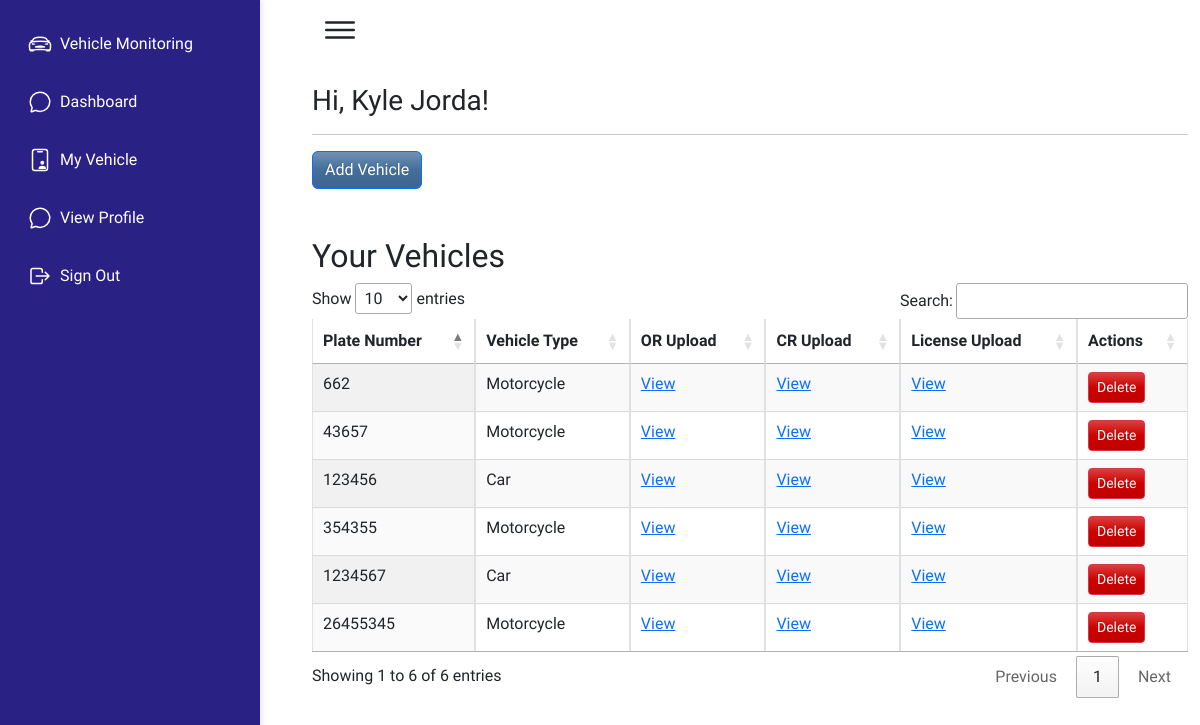
The page /my-vehicle/ (signed in) on the database as committed earlier.
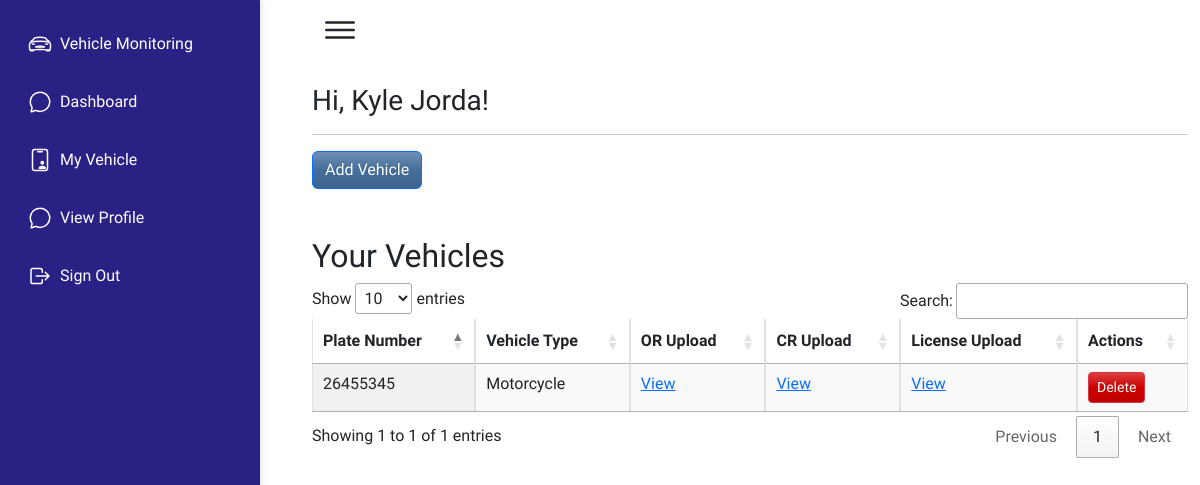
The same page on the database as committed later.
### qrapp/models.py (models this page shows, shortened)
class StudentMasterList(models.Model):
        student_id = models.CharField(max_length=20, unique=True)
        username = models.CharField(max_length=50)
        email = models.EmailField(unique=True)
        first_name = models.CharField(max_length=50, blank=True, null=True)
        last_name = models.CharField(max_length=50, blank=True, null=True)
        course = models.CharField(max_length=100)
        year = models.CharField(max_length=10)
        major = models.CharField(max_length=100)
        password = models.CharField(max_length=128, blank=True, null=False)
        qr_code = models.ImageField(upload_to='uploads/qr_codes/', blank=True, null=True)

class Vehicle(models.Model):
    plate_number = models.CharField(max_length=20, unique=True)
    or_upload = models.FileField(upload_to='uploads/or/')
    cr_upload = models.FileField(upload_to='uploads/cr/')
    license_upload = models.FileField(upload_to='uploads/license/')
    vehicle_type = models.CharField(max_length=50, choices=[('Car', 'Car'), ('Motorcycle', 'Motorcycle')])
    student_id = models.ForeignKey('StudentMasterList', on_delete=models.CASCADE, related_name='vehicles')
    id = models.AutoField(primary_key=True)

### qrapp/views.py (the view)
# urls.py: path('my-vehicle/', views.my_vehicle, name='my-vehicle'),
def my_vehicle(request):
    if 'student_id' not in request.session:
        messages.error(request, "You must be logged in to view your vehicles.")
        return redirect('login_stud')
    student_id = request.session['student_id']
    vehicles = Vehicle.objects.filter(student_id__student_id=student_id)  # Filter by logged-in student's ID
    return render(request, 'qrapp/my-vehicle.html', {'vehicles': vehicles})

### qrapp/templates/qrapp/my-vehicle.html (shortened to what this page needs)
{% extends 'qrapp/base.html' %}
{% block content %}
<link href="https://cdn.datatables.net/1.10.21/css/jquery.dataTables.min.css" rel="stylesheet">
    <div class="container mt-0">
        {% if request.session.first_name and request.session.last_name %}
            <h3>Hi, {{ request.session.first_name }} {{ request.session.last_name }}!</h3>
        {% endif %}
        <hr>
        <form method="POST" enctype="multipart/form-data">
            <a class="btn btn-primary" href="{% url 'add-vehicle' %}">Add Vehicle</a>
        </form>
        <h2 class="mt-5">Your Vehicles</h2>
        <table id="vehiclesTable" class="display table table-bordered">
            <thead>
                <tr>
                    <th>Plate Number</th>
                    <th>Vehicle Type</th>
                    <th>OR Upload</th>
                    <th>CR Upload</th>
                    <th>License Upload</th>
                    <th>Actions</th>
                </tr>
            </thead>
            <tbody>
                {% for vehicle in vehicles %}
                    <tr>
                        <td>{{ vehicle.plate_number }}</td>
                        <td>{{ vehicle.get_vehicle_type_display }}</td>
                        <td><a href="{{ vehicle.or_upload.url }}" class="view-image" data-toggle="modal" data-target="#imageModal" data-image-url="{{ vehicle.or_upload.url }}">View</a></td>
                        <td><a href="{{ vehicle.cr_upload.url }}" class="view-image" data-toggle="modal" data-target="#imageModal" data-image-url="{{ vehicle.cr_upload.url }}">View</a></td>
                        <td><a href="{{ vehicle.license_upload.url }}" class="view-image" data-toggle="modal" data-target="#imageModal" data-image-url="{{ vehicle.license_upload.url }}">View</a></td>
                        <td>
                            <button class="btn btn-danger btn-sm">Delete</button>
                        </td>
                    </tr>
                {% empty %}
                    <tr>
                        <td colspan="6" class="text-center">No vehicles found.</td>
                    </tr>
                {% endfor %}
            </tbody>
        </table>
    </div>
{% endblock %}

### qrapp/templates/qrapp/base.html (shortened to what this page needs)
{% load static %}
<!DOCTYPE html>
<html>
    <head>
        <link rel="stylesheet" type="tex/css" href="{% static 'css/styles.css' %}">
        <link rel="stylesheet" type="text/css" href="https://bootswatch.com/5/spacelab/bootstrap.min.css">
        <link href="https://cdn.jsdelivr.net/npm/bootstrap@5.3.0/dist/css/bootstrap.min.css" rel="stylesheet">
        <link rel="stylesheet" href="https://cdn.jsdelivr.net/npm/bootstrap-icons/font/bootstrap-icons.css">
        <link rel="stylesheet" href="https://cdnjs.cloudflare.com/ajax/libs/animate.css/4.1.1/animate.min.css"/>
        <link href="https://maxcdn.bootstrapcdn.com/bootstrap/5.3.0/css/bootstrap.min.css" rel="stylesheet">
        <link href="https://cdnjs.cloudflare.com/ajax/libs/font-awesome/6.0.0/css/all.min.css" rel="stylesheet">
    </head>
    <body>
        {% include 'qrapp/navbar.html' %}
            <br>
            {% block content %}
            {% endblock %}
    </body>
</html>

### qrapp/templates/qrapp/navbar.html (shortened to what this page needs)
{% load static %}
{% if user.is_authenticated %}
<!DOCTYPE html>
<html lang="en">
<head>
    <meta charset="UTF-8">
    <meta http-equiv="X-UA-Compatible" content="IE=edge">
    <meta name="viewport" content="width=device-width, initial-scale=1.0">
    <title>Responsive Admin Dashboard | Korsat X Parmaga</title>
    <link rel="stylesheet" href="{% static 'css/style.css'%}">
</head>
<body>
<div class="navigation">
    <ul>
        <li>
            <a href="#">
                <span class="icon">
                    <ion-icon name="car-sport-outline"></ion-icon>
                </span>
                <span class="title">Vehicle Monitoring</span>
            </a>
        </li>
        <li>
            <a href="{% url 'head-dashboard'%}">
                <span class="icon">
                    <ion-icon name="stats-chart-outline"></ion-icon>
                </span>
                <span class="title">Dashboard</span>
            </a>
        </li>
        <li>
            <a href="{% url 'pending-registration' %}">
                <span class="icon">
                    <ion-icon name="hourglass-outline"></ion-icon>
                </span>
                <span class="title">Pending Registration</span>
            </a>
        </li>
        <li>
            <a href="{% url 'logs' %}">
                <span class="icon">
                    <ion-icon name="log-in-outline"></ion-icon>
                </span>
                <span class="title">Logs</span>
            </a>
        </li>
        <li>
            <a href="{% url 'student-list' %}">
                <span class="icon">
                    <ion-icon name="book-outline"></ion-icon>
                </span>
                <span class="title">Student List</span>
            </a>
        </li>
        <li>
            <a href="{% url 'all-vehicles' %}">
                <span class="icon">
                    <ion-icon name="car-outline"></ion-icon>
                </span>
                <span class="title">All Vehicles</span>
            </a>
        </li>
        <li>
            <a href="{% url 'violation_list' %}">
                <span class="icon">
                    <ion-icon name="lock-closed-outline"></ion-icon>
                </span>
                <span class="title">Violations</span>
            </a>
        </li>
        <li>
            <a href="{% url 'logout' %}">
                <span class="icon">
                    <ion-icon name="log-out-outline"></ion-icon>
                </span>
                <span class="title">Sign Out</span>
            </a>
        </li>
    </ul>
</div>
        <div class="main">
            <div class="topbar">
                <div class="toggle">
                    <ion-icon name="menu-outline"></ion-icon>
                </div>
                <div class="user">
                    <img src="assets/imgs/customer01.jpg" alt="">
                </div>
            </div>
    <script src="{% static 'js/main.js'%}"></script>
<script src="https://cdn.jsdelivr.net/npm/sweetalert2@11"></script>
    <script type="module" src="https://unpkg.com/ionicons@5.5.2/dist/ionicons/ionicons.esm.js"></script>
    <script nomodule src="https://unpkg.com/ionicons@5.5.2/dist/ionicons/ionicons.js"></script>
    <script>
        document.addEventListener('DOMContentLoaded', function () {
            // Select the logout link by its icon or text
            const logoutLink = document.querySelector('a[href="{% url 'logout' %}"]');
            if (logoutLink) {
                logoutLink.addEventListener('click', function (event) {
                    event.preventDefault(); // Prevent the default action
                    Swal.fire({
                        title: 'Are you sure?',
                        text: "You will be logged out!",
                        icon: 'warning',
                        showCancelButton: true,
                        confirmButtonColor: '#3085d6',
                        cancelButtonColor: '#d33',
                        confirmButtonText: 'Yes, log out!'
                    }).then((result) => {
                        if (result.isConfirmed) {
                            // Redirect to the logout URL if confirmed
                            window.location.href = "{% url 'logout' %}";
                        }
                    });
                });
            }
        });
    </script>
</body>
</html>
{% elif request.session.user_type == 'student' %}
<html lang="en">
<head>
    <link rel="stylesheet" href="{% static 'css/style.css'%}">
</head>
<body>
<div class="navigation">
    <ul>
        <li>
            <a href="#">
                <span class="icon">
                    <ion-icon name="car-sport-outline"></ion-icon>
                </span>
                <span class="title">Vehicle Monitoring</span>
            </a>
        </li>
        <li>
            <a href="{% url 'stud-dashboard' %}">
                <span class="icon">
                    <ion-icon name="chatbubble-outline"></ion-icon>
                </span>
                <span class="title">Dashboard</span>
            </a>
        </li>
        <li>
            <a href="{% url 'my-vehicle' %}">
                <span class="icon">
                    <ion-icon name="id-card-outline"></ion-icon>
                </span>
                <span class="title">My Vehicle</span>
            </a>
        </li>
        <li>
            <a href="#">
                <span class="icon">
                    <ion-icon name="chatbubble-outline"></ion-icon>
                </span>
                <span class="title">View Profile</span>
            </a>
        </li>
        <li>
            <a href="{% url 'stud-logout' %}">
                <span class="icon">
                    <ion-icon name="log-out-outline"></ion-icon>
                </span>
                <span class="title">Sign Out</span>
            </a>
        </li>
    </ul>
</div>
        <div class="main">
            <div class="topbar">
                <div class="toggle">
                    <ion-icon name="menu-outline"></ion-icon>
                </div>
                <div class="user">
                </div>
            </div>
</body>
</html>
{% endif %}

### static/css/style.css (style rules this page uses)
* { font-family: "Ubuntu", sans-serif; margin: 0; padding: 0; box-sizing: border-box; }
:root { --blue: #2a2185; --white: #fff; --gray: #f5f5f5; --black1: #222; --black2: #999; }
body { min-height: 100vh; overflow-x: hidden; }
.container { position: relative; width: 100%; }
.navigation { position: fixed; top: 0; left: 0; width: 260px; height: 100%; background: var(--blue); transition: 0.4s; overflow: hidden; z-index: 1000; box-shadow: 2px 0 5px rgba(0, 0, 0, 0.1); }
.navigation ul { list-style: none; padding: 0; margin: 20px 0; }
.navigation ul li { width: 100%; margin-bottom: 10px; }
.navigation ul li a { display: flex; align-items: center; padding: 12px 20px; text-decoration: none; color: var(--white); transition: 0.3s; border-radius: 8px; position: relative; }
.navigation ul li a .icon { display: flex; justify-content: center; align-items: center; font-size: 1.5rem; min-width: 40px; transition: 0.4s; }
.navigation ul li a .title { font-size: 1rem; white-space: nowrap; overflow: hidden; transition: opacity 0.4s, margin 0.4s; }
.main { position: absolute; width: calc(100% - 300px); left: 300px; min-height: 100vh; background: var(--white); transition: 0.5s; }
.topbar { width: 100%; height: 60px; display: flex; justify-content: space-between; align-items: center; padding: 0 10px; }
.toggle { position: relative; width: 60px; height: 60px; display: flex; justify-content: center; align-items: center; font-size: 2.5rem; cursor: pointer; }
.user { position: relative; width: 40px; height: 40px; border-radius: 50%; overflow: hidden; cursor: pointer; }

Rows that differ between the two databases and show on the page:
removed Vehicle: plate_number "43657", vehicle_type "Motorcycle"
removed Vehicle: plate_number "123456", vehicle_type "Car"
removed Vehicle: plate_number "354355", vehicle_type "Motorcycle"
removed Vehicle: plate_number "1234567", vehicle_type "Car"
removed Vehicle: plate_number "662", vehicle_type "Motorcycle"
Other text that changed with them:
text written by a page script: "Show entries Search: Showing 1 to 6 of 6 entries Previous 1 Next" → "Show entries Search: Showing 1 to 1 of 1 entries Previous 1 Next"
